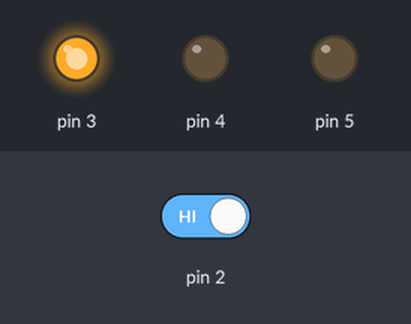
A sketch run on a simulated Arduino Uno, built with avr-gcc and run on an emulated ATmega328P. On the bench: output pins drawn as LEDs (lit = HIGH). Dashed ring = blinking. The inputs (shaded band) are chosen by the test bench; at power-on: pin 2 HIGH.

Above: at 1.2 s.
1.3 s: pin 2 driven LOW
At 1.31 s:
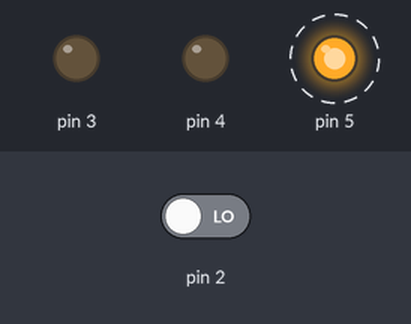
At 1.71 s:
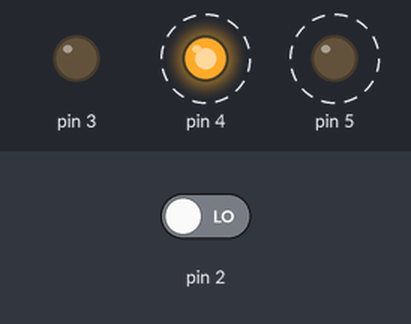
Timing chart, 0 to 10.3 s (numbered marks = the images above; inputs shaded):
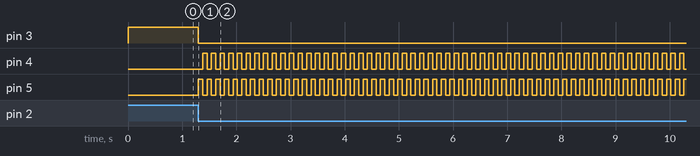

The sketch:

project2togglespaceship.ino
```cpp
int switchState = 0;
int lightState = 0;

void setup(){
  pinMode(3, OUTPUT);
  pinMode(4, OUTPUT);
  pinMode(5, OUTPUT);
  pinMode(2, INPUT);
}

void loop(){
  if (switchState == 1 && digitalRead(2) == 0){
    lightState = (lightState + 1)%2;
  }

  switchState = digitalRead(2);

  if(lightState == LOW){
    digitalWrite(3, HIGH);
    digitalWrite(4, LOW);
    digitalWrite(5, LOW);
  }
  else {
    digitalWrite(3, LOW);
    digitalWrite(4, LOW);
    digitalWrite(5, HIGH);
    delay(80);
    digitalWrite(4, HIGH);
    digitalWrite(5, LOW);
    delay(80);
  }
}
```

Measured:
- after the input at 1.3 s, pin 3: HIGH → LOW at once; pin 4: alternates HIGH for 0.08 s and LOW for 0.08 s, starting after 0.08 s; pin 5: alternates HIGH for 0.08 s and LOW for 0.08 s, starting at once
